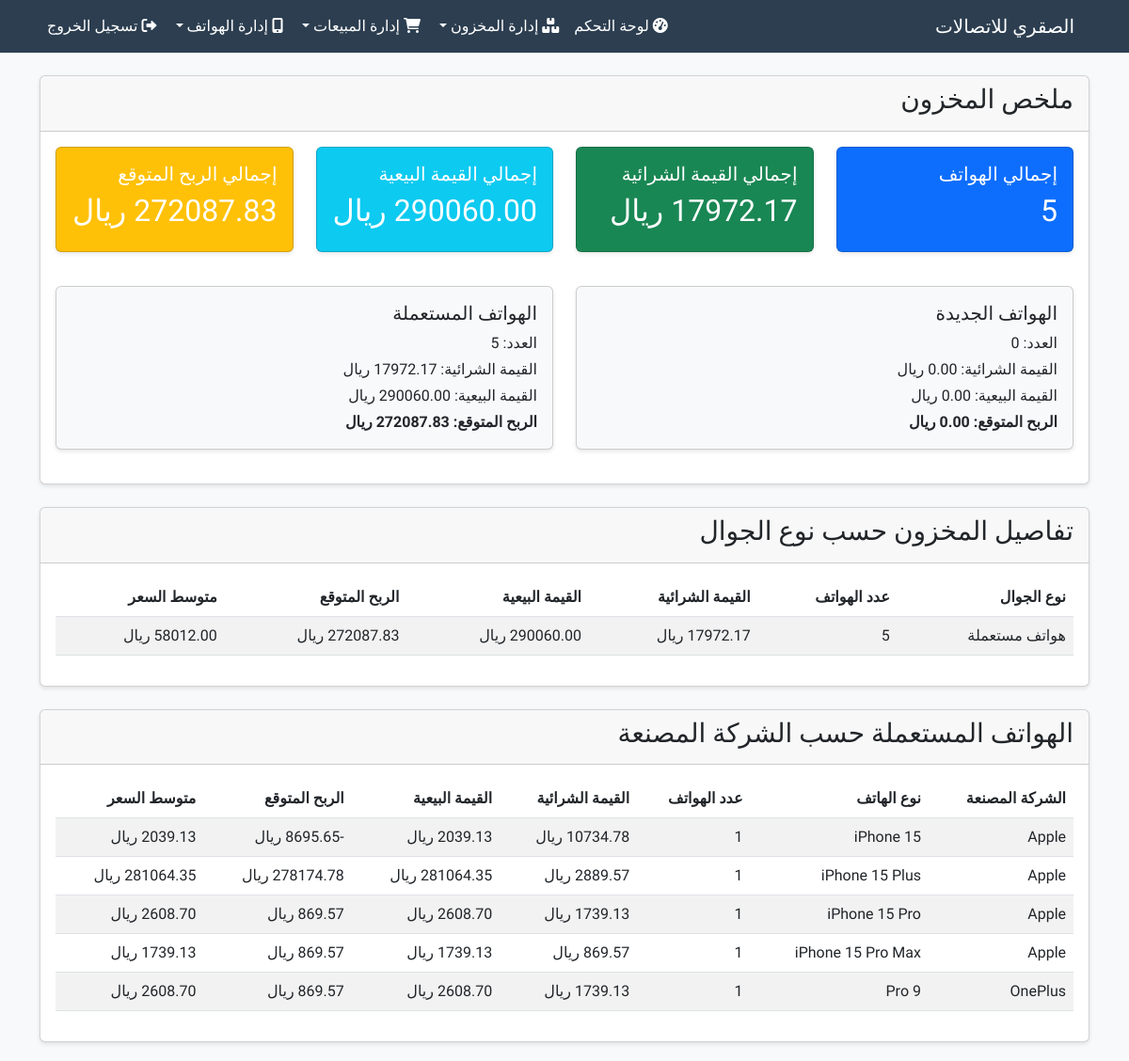
The page /inventory_summary (signed in) on the database as committed earlier.
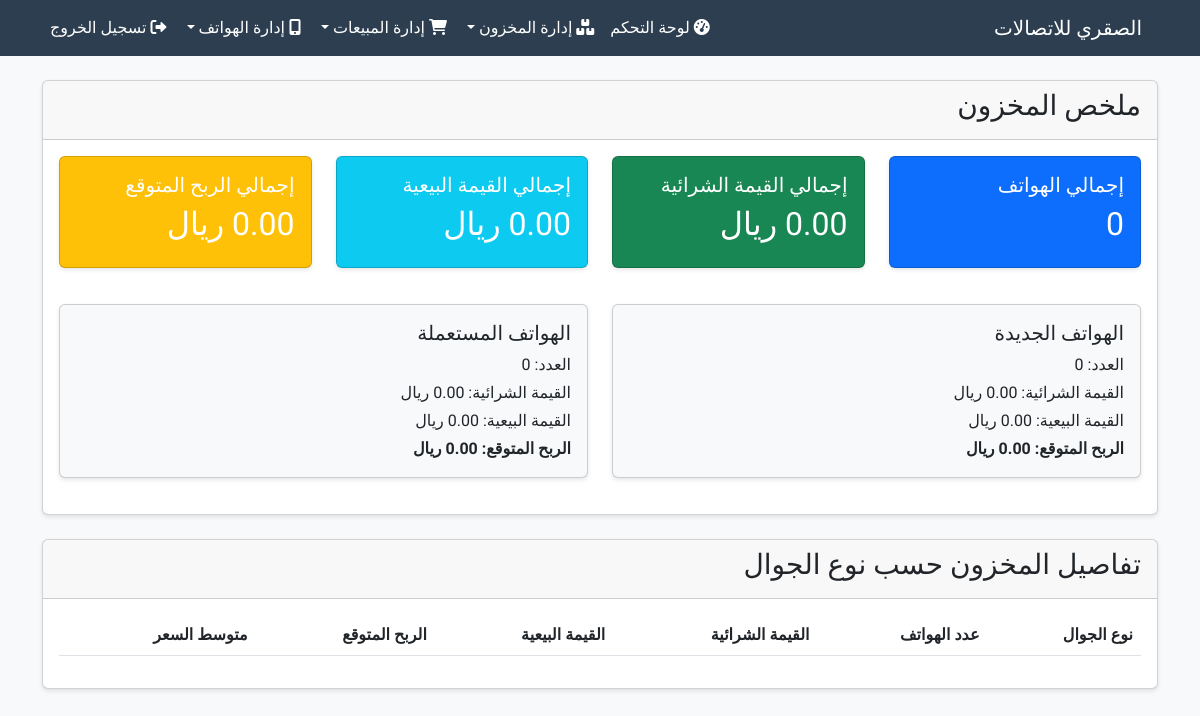
The same page on the database as committed later.
### app.py (models this page shows)
class Phone(db.Model):
    id = db.Column(db.Integer, primary_key=True)
    brand = db.Column(db.String(100), nullable=False)
    model = db.Column(db.String(100), nullable=False)
    condition = db.Column(db.String(20), nullable=False)  # new or used
    purchase_price = db.Column(db.Float, nullable=False)  # سعر الشراء (بدون ضريبة)
    selling_price = db.Column(db.Float, nullable=False)   # سعر البيع (بدون ضريبة)
    purchase_price_with_vat = db.Column(db.Float, nullable=False)  # سعر الشراء (مع ضريبة)
    selling_price_with_vat = db.Column(db.Float, nullable=False)   # سعر البيع (مع ضريبة)
    serial_number = db.Column(db.String(100), unique=True, nullable=False)
    phone_number = db.Column(db.String(20), unique=True, nullable=False)  # New field for phone number
    barcode_path = db.Column(db.String(200))  # New field for barcode image path
    description = db.Column(db.Text)
    date_added = db.Column(db.DateTime, default=datetime.utcnow)
    warranty = db.Column(db.Integer)
    phone_condition = db.Column(db.String(20))
    age = db.Column(db.Integer)
    customer_name = db.Column(db.String(100))  # اسم العميل
    customer_phone = db.Column(db.String(20))  # رقم هاتف العميل
    customer_id = db.Column(db.String(50))     # رقم الهوية / الإقامة
    phone_color = db.Column(db.String(50))     # لون الجوال
    phone_memory = db.Column(db.String(50))    # الذاكرة
    buyer_name = db.Column(db.String(100))     # اسم المشتري

### app.py (the view)
@app.route('/inventory_summary')
@login_required
def inventory_summary():
    total_phones = Phone.query.count()
    new_phones_count = Phone.query.filter_by(condition='new').count()
    used_phones_count = Phone.query.filter_by(condition='used').count()
    new_phones = Phone.query.filter_by(condition='new').all()
    used_phones = Phone.query.filter_by(condition='used').all()
    new_phones_purchase_value = sum(phone.purchase_price for phone in new_phones)
    new_phones_selling_value = sum(phone.selling_price for phone in new_phones)
    new_phones_profit = new_phones_selling_value - new_phones_purchase_value
    used_phones_purchase_value = sum(phone.purchase_price for phone in used_phones)
    used_phones_selling_value = sum(phone.selling_price for phone in used_phones)
    used_phones_profit = used_phones_selling_value - used_phones_purchase_value
    total_purchase_value = new_phones_purchase_value + used_phones_purchase_value
    total_selling_value = new_phones_selling_value + used_phones_selling_value
    total_profit = total_selling_value - total_purchase_value
    phone_type_summary = db.session.query(
        Phone.condition,
        func.count(Phone.id).label('total_phones'),
        func.sum(Phone.purchase_price).label('total_purchase_value'),
        func.sum(Phone.selling_price).label('total_selling_value'),
        func.avg(Phone.selling_price).label('average_price')
    ).group_by(Phone.condition).all()
    new_phones_brand_summary = db.session.query(
        Phone.brand,
        Phone.model,
        func.count(Phone.id).label('total_phones'),
        func.sum(Phone.purchase_price).label('total_purchase_value'),
        func.sum(Phone.selling_price).label('total_selling_value'),
        func.avg(Phone.selling_price).label('average_price')
    ).filter_by(condition='new').group_by(Phone.brand, Phone.model).all()
    used_phones_brand_summary = db.session.query(
        Phone.brand,
        Phone.model,
        func.count(Phone.id).label('total_phones'),
        func.sum(Phone.purchase_price).label('total_purchase_value'),
        func.sum(Phone.selling_price).label('total_selling_value'),
        func.avg(Phone.selling_price).label('average_price')
    ).filter_by(condition='used').group_by(Phone.brand, Phone.model).all()
    return render_template('inventory_summary.html',
                         total_phones=total_phones,
                         new_phones_count=new_phones_count,
                         used_phones_count=used_phones_count,
                         new_phones_purchase_value=new_phones_purchase_value,
                         new_phones_selling_value=new_phones_selling_value,
                         new_phones_profit=new_phones_profit,
                         used_phones_purchase_value=used_phones_purchase_value,
                         used_phones_selling_value=used_phones_selling_value,
                         used_phones_profit=used_phones_profit,
                         total_purchase_value=total_purchase_value,
                         total_selling_value=total_selling_value,
                         total_profit=total_profit,
                         phone_type_summary=phone_type_summary,
                         new_phones_brand_summary=new_phones_brand_summary,
                         used_phones_brand_summary=used_phones_brand_summary)

### app.py (called while the page is built)
@login_manager.user_loader
def load_user(user_id):
    return db.session.get(User, int(user_id))

### templates/inventory_summary.html (shortened to what this page needs)
{% extends "base.html" %}
{% block content %}
<div class="row">
    <div class="col-md-12">
        <div class="card mb-4">
            <div class="card-header">
                <h3>ملخص المخزون</h3>
            </div>
            <div class="card-body">
                <div class="row">
                    <div class="col-md-3">
                        <div class="card bg-primary text-white">
                            <div class="card-body">
                                <h5 class="card-title">إجمالي الهواتف</h5>
                                <h2>{{ total_phones }}</h2>
                            </div>
                        </div>
                    </div>
                    <div class="col-md-3">
                        <div class="card bg-success text-white">
                            <div class="card-body">
                                <h5 class="card-title">إجمالي القيمة الشرائية</h5>
                                <h2>{{ "%.2f"|format(total_purchase_value) }} ريال</h2>
                            </div>
                        </div>
                    </div>
                    <div class="col-md-3">
                        <div class="card bg-info text-white">
                            <div class="card-body">
                                <h5 class="card-title">إجمالي القيمة البيعية</h5>
                                <h2>{{ "%.2f"|format(total_selling_value) }} ريال</h2>
                            </div>
                        </div>
                    </div>
                    <div class="col-md-3">
                        <div class="card bg-warning text-white">
                            <div class="card-body">
                                <h5 class="card-title">إجمالي الربح المتوقع</h5>
                                <h2>{{ "%.2f"|format(total_profit) }} ريال</h2>
                            </div>
                        </div>
                    </div>
                </div>
                <div class="row mt-3">
                    <div class="col-md-6">
                        <div class="card bg-light">
                            <div class="card-body">
                                <h5 class="card-title">الهواتف الجديدة</h5>
                                <p class="mb-1">العدد: {{ new_phones_count }}</p>
                                <p class="mb-1">القيمة الشرائية: {{ "%.2f"|format(new_phones_purchase_value) }} ريال</p>
                                <p class="mb-1">القيمة البيعية: {{ "%.2f"|format(new_phones_selling_value) }} ريال</p>
                                <p class="mb-0"><strong>الربح المتوقع: {{ "%.2f"|format(new_phones_profit) }} ريال</strong></p>
                            </div>
                        </div>
                    </div>
                    <div class="col-md-6">
                        <div class="card bg-light">
                            <div class="card-body">
                                <h5 class="card-title">الهواتف المستعملة</h5>
                                <p class="mb-1">العدد: {{ used_phones_count }}</p>
                                <p class="mb-1">القيمة الشرائية: {{ "%.2f"|format(used_phones_purchase_value) }} ريال</p>
                                <p class="mb-1">القيمة البيعية: {{ "%.2f"|format(used_phones_selling_value) }} ريال</p>
                                <p class="mb-0"><strong>الربح المتوقع: {{ "%.2f"|format(used_phones_profit) }} ريال</strong></p>
                            </div>
                        </div>
                    </div>
                </div>
            </div>
        </div>
        <div class="card">
            <div class="card-header">
                <h3>تفاصيل المخزون حسب نوع الجوال</h3>
            </div>
            <div class="card-body">
                <div class="table-responsive">
                    <table class="table table-striped">
                        <thead>
                            <tr>
                                <th>نوع الجوال</th>
                                <th>عدد الهواتف</th>
                                <th>القيمة الشرائية</th>
                                <th>القيمة البيعية</th>
                                <th>الربح المتوقع</th>
                                <th>متوسط السعر</th>
                            </tr>
                        </thead>
                        <tbody>
                            {% for phone_type in phone_type_summary %}
                            <tr>
                                <td>{% if phone_type.condition == 'new' %}هواتف جديدة{% else %}هواتف مستعملة{% endif %}</td>
                                <td>{{ phone_type.total_phones }}</td>
                                <td>{{ "%.2f"|format(phone_type.total_purchase_value) }} ريال</td>
                                <td>{{ "%.2f"|format(phone_type.total_selling_value) }} ريال</td>
                                <td>{{ "%.2f"|format(phone_type.total_selling_value - phone_type.total_purchase_value) }} ريال</td>
                                <td>{{ "%.2f"|format(phone_type.average_price) }} ريال</td>
                            </tr>
                            {% endfor %}
                        </tbody>
                    </table>
                </div>
            </div>
        </div>
        {% if used_phones_brand_summary %}
        <div class="card mt-4">
            <div class="card-header">
                <h3>الهواتف المستعملة حسب الشركة المصنعة</h3>
            </div>
            <div class="card-body">
                <div class="table-responsive">
                    <table class="table table-striped">
                        <thead>
                            <tr>
                                <th>الشركة المصنعة</th>
                                <th>نوع الهاتف</th>
                                <th>عدد الهواتف</th>
                                <th>القيمة الشرائية</th>
                                <th>القيمة البيعية</th>
                                <th>الربح المتوقع</th>
                                <th>متوسط السعر</th>
                            </tr>
                        </thead>
                        <tbody>
                            {% for brand in used_phones_brand_summary %}
                            <tr>
                                <td>{{ brand.brand }}</td>
                                <td>{{ brand.model }}</td>
                                <td>{{ brand.total_phones }}</td>
                                <td>{{ "%.2f"|format(brand.total_purchase_value) }} ريال</td>
                                <td>{{ "%.2f"|format(brand.total_selling_value) }} ريال</td>
                                <td>{{ "%.2f"|format(brand.total_selling_value - brand.total_purchase_value) }} ريال</td>
                                <td>{{ "%.2f"|format(brand.average_price) }} ريال</td>
                            </tr>
                            {% endfor %}
                        </tbody>
                    </table>
                </div>
            </div>
        </div>
        {% endif %}
    </div>
</div>
{% endblock %}

### templates/base.html (shortened to what this page needs)
<!DOCTYPE html>
<html lang="ar" dir="rtl">
<head>
    <link href="https://cdn.jsdelivr.net/npm/bootstrap@5.3.0/dist/css/bootstrap.min.css" rel="stylesheet">
    <link href="https://cdnjs.cloudflare.com/ajax/libs/font-awesome/6.0.0/css/all.min.css" rel="stylesheet">
</head>
<body>
    <nav class="navbar navbar-expand-lg navbar-dark">
        <div class="container">
            <a class="navbar-brand" href="{{ url_for('index') }}">الصقري للاتصالات</a>
            <div class="collapse navbar-collapse" id="navbarNav">
                <ul class="navbar-nav me-auto">
                    {% if current_user.is_authenticated %}
                    <li class="nav-item">
                        <a class="nav-link" href="{{ url_for('dashboard') }}">
                            <i class="fas fa-tachometer-alt"></i> لوحة التحكم
                        </a>
                    </li>
                    <li class="nav-item dropdown">
                        <a class="nav-link dropdown-toggle" href="#" id="inventoryDropdown" role="button" data-bs-toggle="dropdown">
                            <i class="fas fa-boxes"></i> إدارة المخزون
                        </a>
                    </li>
                    <li class="nav-item dropdown">
                        <a class="nav-link dropdown-toggle" href="#" id="salesDropdown" role="button" data-bs-toggle="dropdown">
                            <i class="fas fa-shopping-cart"></i> إدارة المبيعات
                        </a>
                    </li>
                    <li class="nav-item dropdown">
                        <a class="nav-link dropdown-toggle" href="#" id="phoneDropdown" role="button" data-bs-toggle="dropdown">
                            <i class="fas fa-mobile-alt"></i> إدارة الهواتف
                        </a>
                    </li>
                    <li class="nav-item">
                        <a class="nav-link" href="{{ url_for('logout') }}">
                            <i class="fas fa-sign-out-alt"></i> تسجيل الخروج
                        </a>
                    </li>
                    {% else %}
                    <li class="nav-item">
                        <a class="nav-link" href="{{ url_for('login') }}">تسجيل الدخول</a>
                    </li>
                    {% endif %}
                </ul>
            </div>
        </div>
    </nav>
    <div class="container mt-4">
        {% block content %}{% endblock %}
    </div>
</body>
</html>

### templates/base.html (style rules this page uses)
body { font-family: 'Cairo', sans-serif; background-color: #f8f9fa; }
.navbar { background-color: #2c3e50; }
.navbar-brand, .nav-link { color: white !important; }
.card { margin-bottom: 20px; box-shadow: 0 2px 4px rgba(0,0,0,0.1); }

Rows that differ between the two databases and show on the page:
removed Phone: brand "Apple", model "iPhone 15", total_phones "1"
removed Phone: brand "Apple", model "iPhone 15 Plus", total_phones "1"
removed Phone: brand "Apple", model "iPhone 15 Pro", total_phones "1"
removed Phone: brand "Apple", model "iPhone 15 Pro Max", total_phones "1"
removed Phone: brand "OnePlus", model "9 Pro", total_phones "1"
Other text that changed with them:
{{ total_phones }}: "5" → "0"
{{ used_phones_count }}: "5" → "0"
{{ "%.2f"|format(used_phones_profit) }}: "272087.83" → "0.00"
list line gone: "هواتف مستعملة 5 ريال ريال ريال ريال"
text no longer shown: "الهواتف المستعملة حسب الشركة المصنعة الشركة المصنعة نوع الهاتف عدد الهواتف القيمة الشرائية القيمة البيعية الربح المتوقع متوسط السعر"
